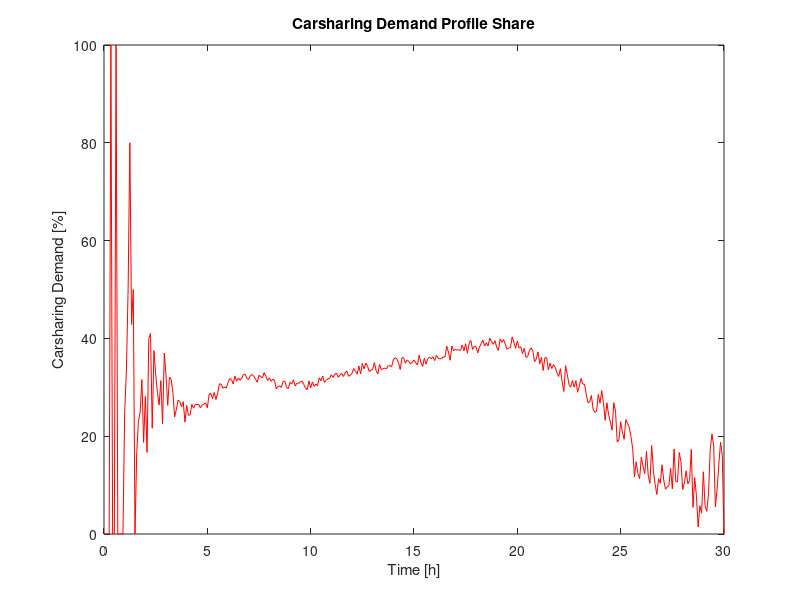
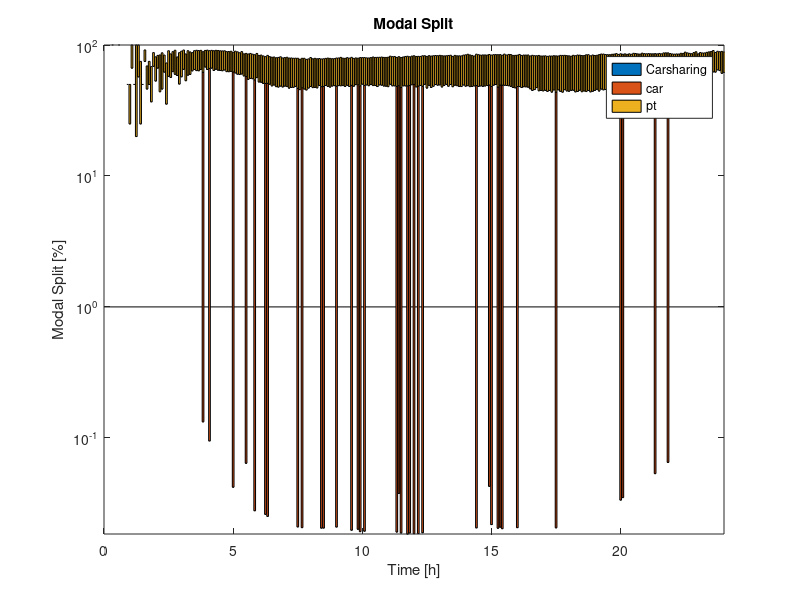

These figures' MATLAB source, in order: (Note: this script raises an error after producing the figures.)
%MODAL SPLIT DURING THE DAY - plot

%% 1
% load ModalShiftXTime1.mat
% 
% Time = Demand(:,1);
% Timehour = Time./3600;
% Modes = [Demand(:,3) Demand(:,4) Demand(:,5)];
% Sum = Demand(:,2);
% 
% DemandPerc = Modes./Sum;
% DemandPerc(isnan(DemandPerc)) = 0;
% DemandPercTransition = [DemandPerc(:,3) DemandPerc(:,1) DemandPerc(:,2)];
% DemandPerc = DemandPercTransition*100;
% %DemandPerc(:,4) = 1-(DemandPerc(:,1)+DemandPerc(:,2)+DemandPerc(:,3));
% 
% plot(Timehour,DemandPerc(:,3),'g');
% xlim([0 30]);
% xlabel('Time [h]');
% ylabel('Carsharing Demand [%]');
% title('Carsharing Demand Profile Share');
% filename = sprintf('Twoway Demand Profile Share1.png');
% saveas(gca,filename);
% 
% bar(Timehour,DemandPerc,'stacked')
% set(gca, 'YScale', 'log')
% xlim([0 24]);
% ylim([0 100]);
% xlabel('Time [h]');
% ylabel('Modal Split [%]');
% title('Modal Split');
% legend('Carsharing','car','pt','Others');
% filename = sprintf('Modal Split1.png');
% saveas(gca,filename);
% 
% filename = sprintf('ModalSplit1.csv',y);
% fileID = fopen(filename,'w');
% ModalSplit = [Timehour DemandPerc];
% fprintf(fileID,'%f,%f,%f\n',ModalSplit');
% fclose(fileID);

%% 2
load ModalShiftXTime2.mat
Time = Demand(:,1);
Timehour = Time./3600;
Modes = [Demand(:,3) Demand(:,4) Demand(:,5)]; %Car PT Carsharing
Sum = Demand(:,2);

DemandPerc = Modes./Sum;
DemandPerc(isnan(DemandPerc)) = 0;
DemandPercTransition = [DemandPerc(:,3) DemandPerc(:,1) DemandPerc(:,2)]; %Carsharing Car PT
DemandPerc = DemandPercTransition*100;
%DemandPerc(:,4) = 1-(DemandPerc(:,1)+DemandPerc(:,2)+DemandPerc(:,3));

plot(Timehour,DemandPerc(:,3),'r')
xlim([0 30]);
xlabel('Time [h]');
ylabel('Carsharing Demand [%]');
title('Carsharing Demand Profile Share');
filename = sprintf('Twoway Demand Profile Share2.png');
saveas(gca,filename);

bar(Timehour,DemandPerc,'stacked')
set(gca, 'YScale', 'log')
xlim([0 24]);
ylim([0 100]);
xlabel('Time [h]');
ylabel('Modal Split [%]');
title('Modal Split');
legend('Carsharing','car','pt','Others');
filename = sprintf('Modal Split2.png');
saveas(gca,filename);
% set(gca, 'YScale', 'linear')

filename = sprintf('ModalSplit2.csv',y);
fileID = fopen(filename,'w');
ModalSplit = DemandPerc;
fprintf(fileID,'%f,%f,%f\n',ModalSplit');
fclose(fileID);

%% 3
load ModalShiftXTime3.mat
Time = Demand(:,1);
Timehour = Time./3600;
Modes = [Demand(:,3) Demand(:,4) Demand(:,5)];
Sum = Demand(:,2);

DemandPerc = Modes./Sum;
DemandPerc(isnan(DemandPerc)) = 0;
DemandPercTransition = [DemandPerc(:,3) DemandPerc(:,1) DemandPerc(:,2)];
DemandPerc = DemandPercTransition*100;
%DemandPerc(:,4) = 1-(DemandPerc(:,1)+DemandPerc(:,2)+DemandPerc(:,3));

plot(Timehour,DemandPerc(:,3),'b')
xlim([0 30]);
xlabel('Time [h]');
ylabel('Carsharing Demand [%]');
title('Carsharing Demand Profile Share');
filename = sprintf('Twoway Demand Profile Share3.png');
saveas(gca,filename);

bar(Timehour,DemandPerc,'stacked')
set(gca, 'YScale', 'log')
xlim([0 24]);
ylim([0 100]);
xlabel('Time [h]');
ylabel('Modal Split [%]');
title('Modal Split');
legend('Carsharing','car','pt','Others');
filename = sprintf('Modal Split3.png');
saveas(gca,filename);
% set(gca, 'YScale', 'linear')

filename = sprintf('ModalSplit3.csv',y);
fileID = fopen(filename,'w');
ModalSplit = DemandPerc;
fprintf(fileID,'%f,%f,%f\n',ModalSplit');
fclose(fileID);

%% 4
load ModalShiftXTime4.mat
Time = Demand(:,1);
Timehour = Time./3600;
Modes = [Demand(:,3) Demand(:,4) Demand(:,5)];
Sum = Demand(:,2);

DemandPerc = Modes./Sum;
DemandPerc(isnan(DemandPerc)) = 0;
DemandPercTransition = [DemandPerc(:,3) DemandPerc(:,1) DemandPerc(:,2)];
DemandPerc = DemandPercTransition*100;
%DemandPerc(:,4) = 1-(DemandPerc(:,1)+DemandPerc(:,2)+DemandPerc(:,3));

plot(Timehour,DemandPerc(:,3),'m')
xlim([0 30]);
xlabel('Time [h]');
ylabel('Carsharing Demand [%]');
title('Carsharing Demand Profile Share');
filename = sprintf('Twoway Demand Profile Share4.png');
saveas(gca,filename);

bar(Timehour,DemandPerc,'stacked')
set(gca, 'YScale', 'log')
xlim([0 24]);
ylim([0 100]);
xlabel('Time [h]');
ylabel('Modal Split [%]');
title('Modal Split');
legend('Carsharing','car','pt','Others');
filename = sprintf('Modal Split4.png');
saveas(gca,filename);
% set(gca, 'YScale', 'linear')

filename = sprintf('ModalSplit4.csv',y);
fileID = fopen(filename,'w');
ModalSplit = DemandPerc;
fprintf(fileID,'%f,%f,%f\n',ModalSplit');
fclose(fileID);